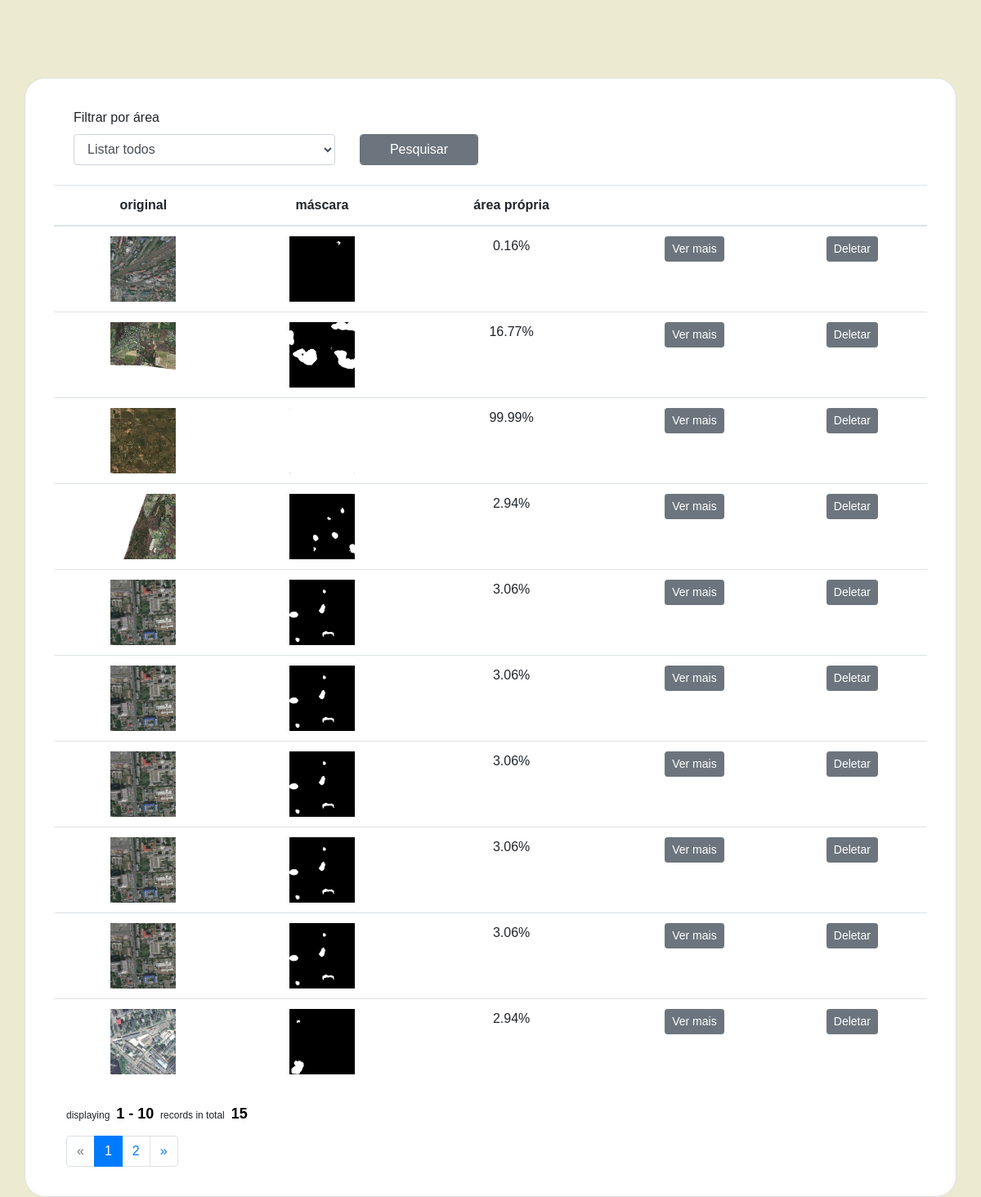
The page /index/1 (signed in, lower part) on the database as committed earlier.
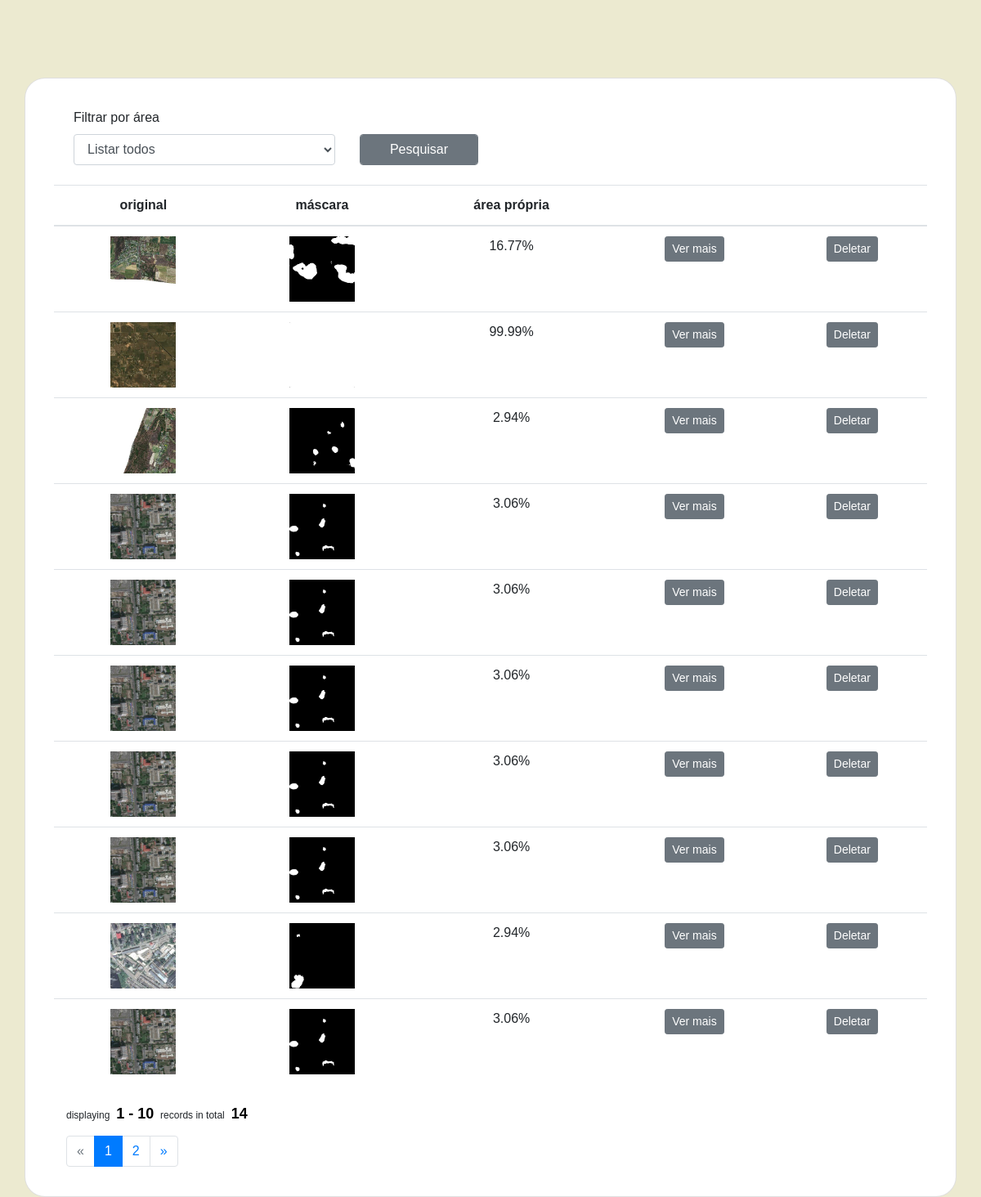
The same page on the database as committed later.
### tables this page shows
CREATE TABLE image (id INTEGER PRIMARY KEY NOT NULL, image_name STRING (256), description VARCHAR (512), image_path STRING (256), mask_path STRING (256), result_path VARCHAR (256), proper_area NUMERIC, date_upload DATE, polygon VARCHAR (1024), area NUMERIC, user_id INTEGER REFERENCES user (id));

### app.py (the view, shortened to what this page needs)
@app.route("/index/<id>", methods=('GET', 'POST'))
def index(id):
    page, per_page, offset = get_page_args(page_parameter='page',
                                           per_page_parameter='per_page')
    total = len(get_posts(id))
    pagination_users = get_posts_offset(id, offset=offset, per_page=per_page)
    pagination = Pagination(page=page, per_page=per_page, total=total,
                            css_framework='bootstrap4', show_single_page=True)
    if session.get("id"):
        session_id = session['id'][0]
    else:
        session_id = 0
    if id == session_id:
        if request.method == 'GET':
            return render_template('index.html',
                                   posts=pagination_users,
                                   page=page,
                                   per_page=per_page,
                                   pagination=pagination)
    else:
        return redirect(url_for('logout'))

### app.py (called while the page is built)
def get_db_connection():
    conn = sqlite3.connect('gardens.db')
    conn.row_factory = sqlite3.Row
    return conn

def get_posts(id):
    conn = get_db_connection()
    posts = conn.execute(
        'SELECT * FROM image where user_id = (?)', [id]).fetchall()
    conn.close()
    return posts

def get_posts_offset(id, offset=0, per_page=10):
    conn = get_db_connection()
    posts = conn.execute(
        'SELECT * FROM image where user_id = (?)', [id]).fetchall()
    conn.close()
    return posts[offset: offset+per_page]

### templates/index.html (shortened to what this page needs)
<!DOCTYPE html>
<html lang="pt-br">
<head>
    <link rel="stylesheet" href="https://cdn.jsdelivr.net/npm/bootstrap@4.3.1/dist/css/bootstrap.min.css"
>
    <link rel="stylesheet" href="https://cdn.jsdelivr.net/npm/bootstrap@4.3.1/dist/css/bootstrap.min.css"
>
    <link rel="stylesheet" href="https://maxcdn.bootstrapcdn.com/bootstrap/4.0.0-beta/css/bootstrap.min.css">
</head>
<body>
    {% block y %}
    {% if session.id %}
    <div class="container mt-5 mb-5">
        <div class="row d-flex">
        </div>
    </div>
    <div class="container h-100">
        <div class="row d-flex justify-content-center vh-100">
            <div class="card text-black" style="width: 100%; border-radius: 25px;">
                <div class="card-body">
                    <div class="container">
                        <div class="row">
                            <div class="col-sm-12 mt-2">
                                <form class="mx-1 mx-md-4" method="post" enctype="multipart/form-data">
                                    <div class="row">
                                        <div class="col-sm-4 mt-2 mb-4">
                                            <label class="form-label" for="date_start">Filtrar por área</label>
                                            <select class="form-control" id="comp_select" name="comp_select">
                                                <option selected>Listar todos</option>
                                            </select>
                                        </div>
                                        <div class="col-sm-2 mt-2 mb-4">
                                            <label class="form-label" style="color: #ffffff;">.</label>
                                            <input type="submit" class="btn btn-secondary form-control mt-"
                                                value="Pesquisar" name="button" id="button" />
                                        </div>
                                        <div class="col-sm-6 mt-2 mb-4">
                                        </div>
                                    </div>
                                </form>
                                <table class="table">
                                    <thead>
                                        <tr>
                                            <th>original</th>
                                            <th>máscara</th>
                                            <th>área própria</th>
                                            <th></th>
                                            <th></th>
                                        </tr>
                                    </thead>
                                    <tbody>
                                        {% for post in posts %}
                                        <tr>
                                            <form class="mx-1 mx-md-4" method="post" enctype="multipart/form-data">
                                                <td> <img class="img-fluid" src="/{{ post['image_path'] }}" alt=""></td>
                                                <td> <img class="img-fluid" src="/{{ post['mask_path'] }}" alt=""></td>
                                                <td>{{ post['proper_area'] }}%</td>
                                                <td><input type="submit" class="btn btn-secondary btn-sm"
                                                        value="Ver mais" name="button" id="button"></td>
                                                <td><input type="submit" class="btn btn-secondary btn-sm"
                                                        value="Deletar" name="button" id="button"
                                                        onclick="return confirm('Excluir item?')" /></td>
                                            </form>
                                        </tr>
                                        {% endfor %}
                                    </tbody>
                                </table>
                                <div class="container">
                                    {{ pagination.info }}
                                    {{ pagination.links }}
                                </div>
                            </div>
                        </div>
                    </div>
                </div>
            </div>
        </div>
    </div>
    {% else %}
    Você não está logado. <a href="/login">Fazer login.</a>.
    {% endif %}
    {% endblock %}
</body>
</html>

### templates/index.html (style rules this page uses)
body { background-color: #ecead0; font-family: 'Gill Sans', 'Gill Sans MT', Calibri, 'Trebuchet MS', sans-serif; }
table, tr { padding: 30%; width: 100%; align-items: center; border: none; }
td, th { align-items: center; text-align: center; vertical-align: center; }
.pagination-page-info { padding: .6em; padding-left: 0; width: 40em; margin: .5em; margin-left: 0; font-size: 12px; }
.pagination-page-info b { color: black; padding-left: 2px; padding: .1em .25em; font-size: 150%; }
.img-fluid { height: 80px; width: 80px; }

Rows that differ between the two databases and show on the page:
removed image: shows a picture, proper_area "0.16"
now on this page (row unchanged): image: proper_area "3.06"
Other text that changed with them:
{{ pagination.info }}: "displaying 1 - 10 records in total 15" → "displaying 1 - 10 records in total 14"
